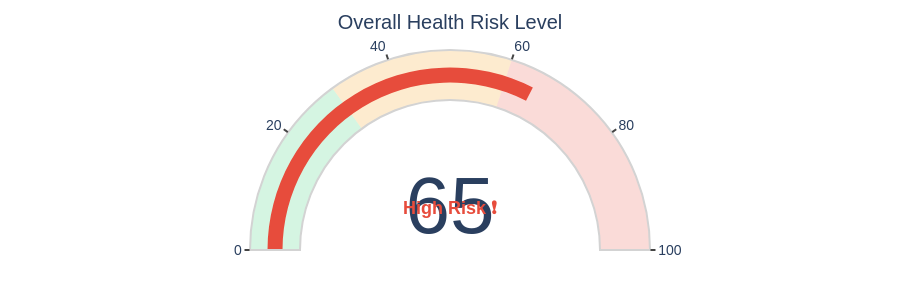

Notebook cell for this chart:
### Markdown cell above
## 📊 1. Overall Risk Level Gauge

**Simple, prominent risk indicator - perfect for form results**

### Code cell
def create_risk_gauge(assessment_data):
    """Create a clean risk level gauge - perfect for form results"""
    
    risk_score = assessment_data['overall_risk_score']
    risk_category = assessment_data['risk_category']
    
    # Determine gauge color
    if risk_score <= 30:
        gauge_color = colors['success']
        status_text = "Low Risk ✅"
    elif risk_score <= 60:
        gauge_color = colors['warning']
        status_text = "Moderate Risk ⚠️"
    else:
        gauge_color = colors['danger']
        status_text = "High Risk ❗"
    
    # Create simple gauge
    fig = go.Figure(go.Indicator(
        mode = "gauge+number",
        value = risk_score,
        title = {'text': f"Overall Health Risk Level"},
        gauge = {
            'axis': {'range': [0, 100], 'tickwidth': 2},
            'bar': {'color': gauge_color, 'thickness': 0.3},
            'bgcolor': "white",
            'borderwidth': 2,
            'bordercolor': "lightgray",
            'steps': [
                {'range': [0, 30], 'color': 'rgba(46, 204, 113, 0.2)'},
                {'range': [30, 60], 'color': 'rgba(243, 156, 18, 0.2)'},
                {'range': [60, 100], 'color': 'rgba(231, 76, 60, 0.2)'}
            ],
        }
    ))
    
    # Add status text
    fig.add_annotation(
        text=f"<b>{status_text}</b>",
        x=0.5, y=0.15,
        font=dict(size=18, color=gauge_color),
        showarrow=False
    )
    
    fig.update_layout(
        height=300,
        font={'family': "Arial", 'size': 14},
        margin=dict(l=50, r=50, t=50, b=50),
        paper_bgcolor='white'
    )
    
    return fig

# Create and display risk gauge
risk_gauge = create_risk_gauge(user_assessment)
risk_gauge.show()

print("🎯 Risk gauge created - perfect for displaying after form submission!")

### Figure 1 — Plotly figure (JSON) as saved in the notebook; plotly's stock layout.template omitted (floating-point values rounded to 4 significant figures)
{"data": [{"gauge": {"axis": {"range": [0, 100], "tickwidth": 2}, "bar": {"color": "#e74c3c", "thickness": 0.3}, "bgcolor": "white", "bordercolor": "lightgray", "borderwidth": 2, "steps": [{"color": "rgba(46, 204, 113, 0.2)", "range": [0, 30]}, {"color": "rgba(243, 156, 18, 0.2)", "range": [30, 60]}, {"color": "rgba(231, 76, 60, 0.2)", "range": [60, 100]}]}, "mode": "gauge+number", "title": {"text": "Overall Health Risk Level"}, "type": "indicator", "value": 65}], "layout": {"annotations": [{"font": {"color": "#e74c3c", "size": 18}, "showarrow": false, "text": "<b>High Risk ❗</b>", "x": 0.5, "y": 0.15}], "font": {"family": "Arial", "size": 14}, "height": 300, "margin": {"b": 50, "l": 50, "r": 50, "t": 50}, "paper_bgcolor": "white"}}
